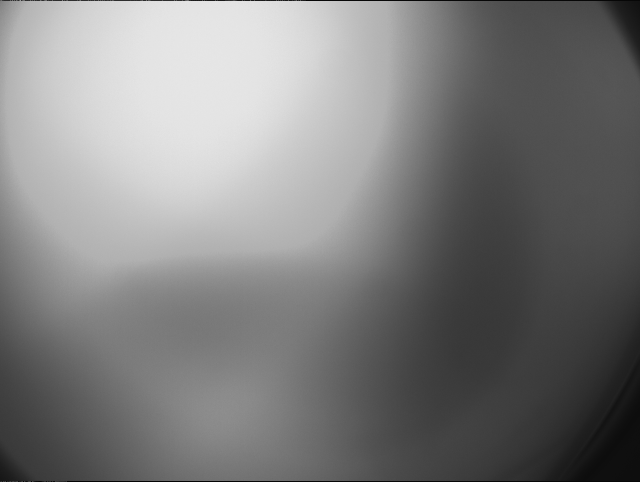
#> input picture BPC_R/image101.png, 1280 x 964 px (shown at 1/2 size)
$ python Blur_detector.py --images BPC_R   (older library calls are emulated)
#> lines starting #> are read from the running program, lines starting #| are printed output that depends on the picture; after the words box and inside, x2 and y2 are one past the last pixel; in counts of white or black regions, pixels touching at a corner belong together
# USAGE
# python Blur_detector.py --images [image path]

#Author : Rajasekhar Josyula (rajasekhar.josyula@gmail.com)
# import the necessary packages
from imutils import paths
import argparse
import cv2
import numpy

def variance_of_laplacian(image):
	# compute the Laplacian of the image and then return the focus
	# measure, which is simply the variance of the Laplacian
	return cv2.Laplacian(image, cv2.CV_16S).var()

# construct the argument parse and parse the arguments
ap = argparse.ArgumentParser()
ap.add_argument("-i", "--images", required=True,
	help="path to input directory of images")
ap.add_argument("-t", "--threshold", type=float, default=140000.0,
	help="focus measures that fall below this value will be considered 'blurry'")
args = vars(ap.parse_args())

# loop over the input images
for imagePath in paths.list_images(args["images"]):
	# load the image, convert it to grayscale, and compute the
	# focus measure of the image using the Variance of Laplacian
	# method
	#print(imagePath)
	image = cv2.imread(imagePath)
#> image is the input picture: shape (964, 1280, 3); min 0, max 255, mean 125.5
	gray = cv2.cvtColor(image, cv2.COLOR_BGR2GRAY)
	fm = variance_of_laplacian(gray)
#> fm = 140744
	fm1 = int(fm)
#> fm1 = 140744
	xm = str(fm1)
#> xm = '140744'
	xl = str(imagePath)
	(xl1,xl2) = xl.split("/",1)
	(xl3,xl4) = xl2.split("image",1)
	(xl5,xl6) = xl4.split(".",1)
	BPLR = "Left"
	imagenumber = 371
	if int(xl5) < int(imagenumber):
		BPLR = "Right"


	text = "Not-Blurry"

	# if the focus measure is less than the supplied threshold,
	# then the image should be considered "blurry"
	if fm < args["threshold"]:
		text = "Blurry"

	#print(xl4 + " " + xm + "  " +  text)
	print(BPLR +" " + text + "  " + xm + " " +"-----> "+ xl5)
#| Right Not-Blurry  140744 -----> 101

	# show the image
	cv2.putText(image, "{}: {:.2f}".format(text, fm), (10, 30),
	cv2.FONT_HERSHEY_SIMPLEX, 0.8, (0, 0, 255), 3)
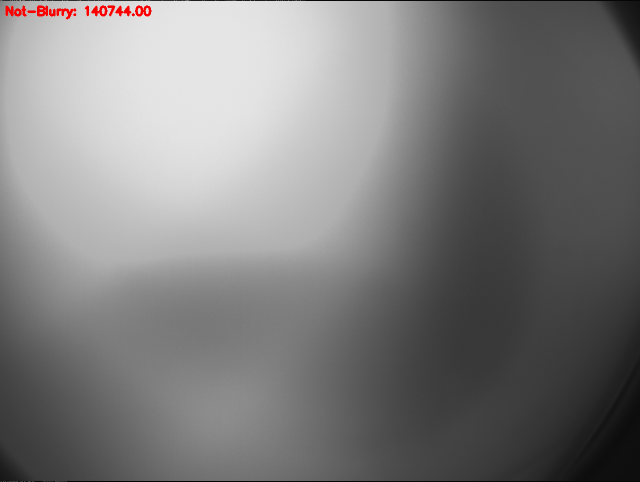
#> image: shape (964, 1280, 3) (shown at 1/2 size); 0.25% of pixels changed, all inside (x1, y1, x2, y2) = (11, 11, 303, 39)
	cv2.imshow("Image", image)
	key = cv2.waitKey(0)
#> (key Esc is pressed here)
#> pass 2 of the loop `for imagePath in paths.list_images(args["images"]):`:
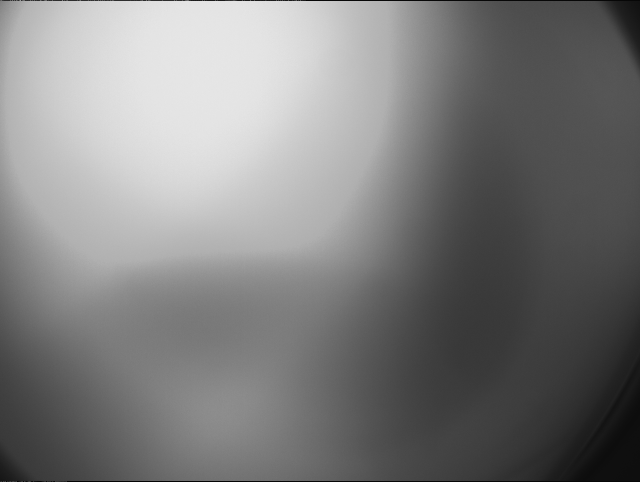
#> input picture BPC_R/image104.png, 1280 x 964 px (shown at 1/2 size)
#> image is the input picture: shape (964, 1280, 3); min 0, max 255, mean 125.6
#> fm = 140850.8
#> fm1 = 140850
#> xm = '140850'
#| Right Not-Blurry  140850 -----> 104
#> `cv2.putText(image, "{}: {:.2f}".format(text, fm), (10, 30), cv2.FONT_H..`:
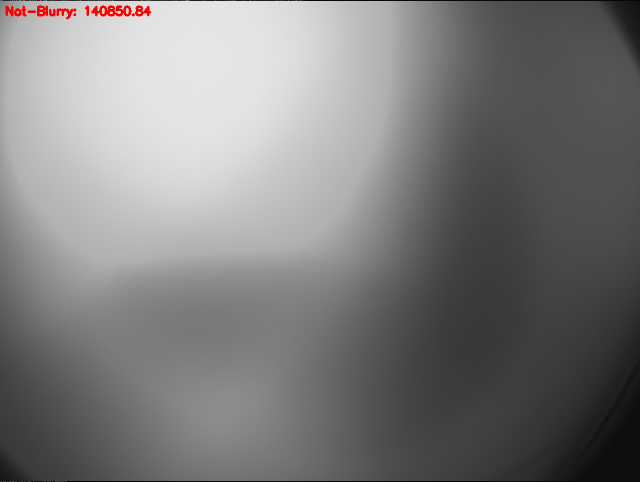
#> image: shape (964, 1280, 3) (shown at 1/2 size); 0.27% of pixels changed, all inside (x1, y1, x2, y2) = (11, 11, 303, 39)
#> (key Enter is pressed here)
